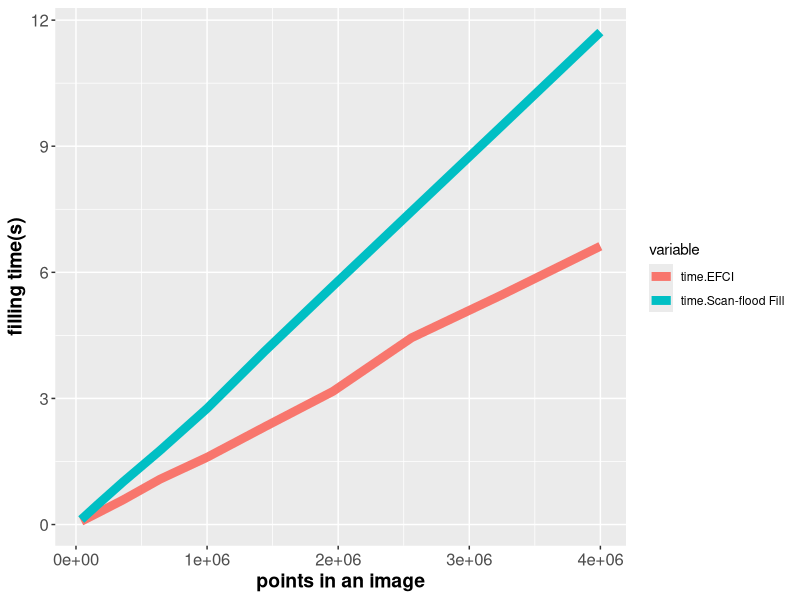
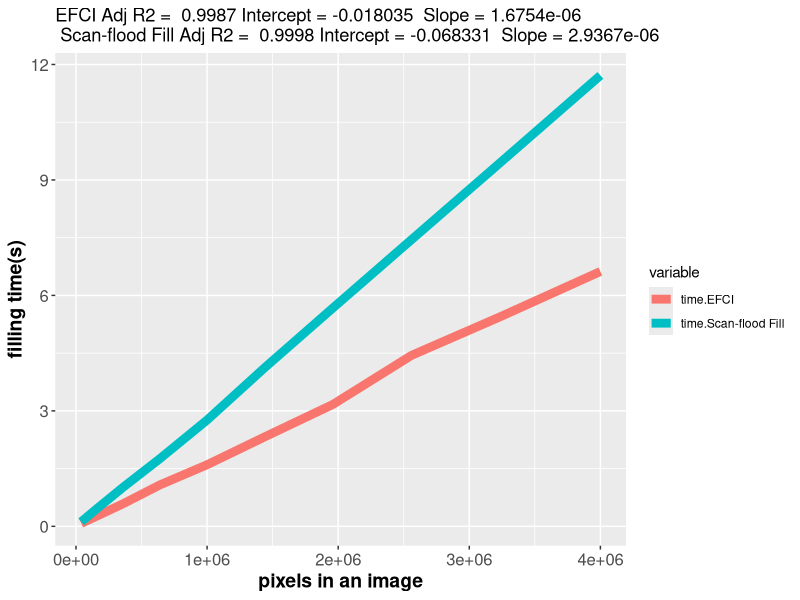

Source code (R) for these figures, in order:
library(ggplot2)
n <- as.numeric(seq(200, 2000, 200))
pt<-n^2
EFCI_time <- c(0.6213223,  2.1391383,  4.7030277,  8.6129912, 12.804200, 18.6040736,
                   25.3454888, 35.5477936, 43.6108282, 52.9715368)/8
Scan_flood_Fill_time <- c(0.9488865,3.6848951,  8.1348466, 14.0689563, 22.0978533, 32.9906861,
                   45.3960636, 59.6061367, 75.6862172, 93.7243237)/8
EFCI <- data.frame(
  pt = n^2,
  time = EFCI_time
)

Scan_flood_Fill <- data.frame(
  pt = n^2,
  time = Scan_flood_Fill_time
)

log_EFCI <- data.frame(
  pt = n^2,
  log_time = log(EFCI_time)
)
log_Scan_flood_Fill <- data.frame(
  pt = n^2,
  log_time = log(Scan_flood_Fill_time)
)


prescription <- merge(x = EFCI, y = Scan_flood_Fill, suffixes = c(".EFCI",".Scan-flood Fill"), by="pt")
prescriptionMelted <- reshape2::melt(prescription, id.var='pt')
head(prescriptionMelted)

ggplot(prescriptionMelted, aes(x=pt, y=value, col=variable)) + 
  geom_line(size = 3)+
  xlab('points in an image') +
  ylab('filling time(s)')+
  theme(axis.text=element_text(size=12),
        axis.title=element_text(size=14,face="bold")) 


EFCI_time_lm <- lm(EFCI_time~pt)
summary(EFCI_time_lm)

Scan_flood_Fill_time_lm <- lm(Scan_flood_Fill_time ~ pt)
summary(Scan_flood_Fill_time_lm)


ggplotRegression <- function (fit) {
  
  require(ggplot2)
  
  ggplot(fit$model, aes_string(x = names(fit$model)[2], y = names(fit$model)[1])) + 
    geom_point() +theme(axis.text=element_text(size=12),
                        axis.title=element_text(size=14,face="bold"))+
    stat_smooth(method = "lm", col = "red") +
    labs(title = paste("Adj R2 = ",signif(summary(fit)$adj.r.squared, 5),
                       "Intercept =",signif(fit$coef[[1]],5 ),
                       " Slope =",signif(fit$coef[[2]], 5),
                       " P =",signif(summary(fit)$coef[2,4], 5)))
}

#ggplotRegression(EFCI_time_lm)
#ggplotRegression(Scan_flood_Fill_time_lm)
#ggplotRegression(Scan_fill_time_lm)


fit <-EFCI_time_lm
fit2<-Scan_flood_Fill_time_lm
ggplot(prescriptionMelted, aes(x=pt, y=value, col=variable)) + 
  geom_line(size = 3)+
  xlab('pixels in an image') +
  ylab('filling time(s)')+
  theme(axis.text=element_text(size=12),
        axis.title=element_text(size=14,face="bold")) +
  labs(title = paste("EFCI Adj R2 = ",signif(summary(fit)$adj.r.squared, 5),
                     "Intercept =",signif(fit$coef[[1]],5 ),
                     " Slope =",signif(fit$coef[[2]], 5), "\n",
       "Scan-flood Fill Adj R2 = ",signif(summary(fit2)$adj.r.squared, 5),
       "Intercept =",signif(fit2$coef[[1]],5 ),
       " Slope =",signif(fit2$coef[[2]], 5)))



